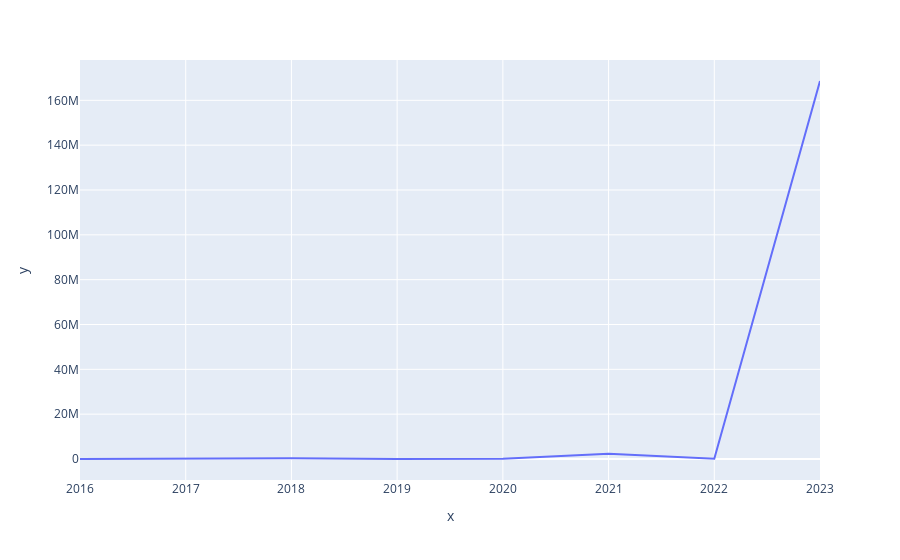

Source (notebook cell):
### Code cell
px.line(x=unique_year, y=yearly_data)

### Figure 1 — Plotly figure (JSON) as saved in the notebook; plotly's stock layout.template omitted (floating-point values rounded to 4 significant figures)
{"data": [{"hovertemplate": "x=%{x}<br>y=%{y}<extra></extra>", "legendgroup": "", "line": {"color": "#636efa", "dash": "solid"}, "marker": {"symbol": "circle"}, "mode": "lines", "name": "", "orientation": "v", "showlegend": false, "type": "scatter", "x": [2016, 2017, 2018, 2019, 2020, 2021, 2022, 2023], "xaxis": "x", "y": [800, 64070.0, 381900.0, 10670.0, 166900.0, 2289000.0, 100100.0, 168600000.0], "yaxis": "y"}], "layout": {"legend": {"tracegroupgap": 0}, "margin": {"t": 60}, "xaxis": {"anchor": "y", "domain": [0, 1], "title": {"text": "x"}}, "yaxis": {"anchor": "x", "domain": [0, 1], "title": {"text": "y"}}}}
